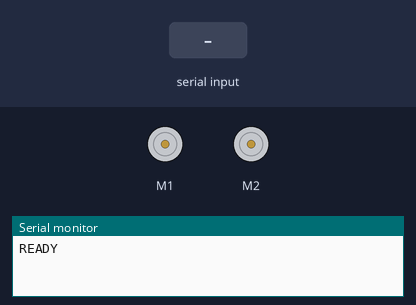
Bench run of a sketch on a simulated Arduino Uno, built with avr-gcc and run on an emulated ATmega328P. On the bench: 2 × DC motor (green arrow = forward, orange = backward, longer = faster), the last lines printed to the serial monitor. Inputs (shaded band) come from the test bench.

Above: at 1.2 s.
1.3 s: "PASSCODE_OK\n" received over Serial
2.8 s: "90,45\n" received over Serial
At 4.0 s:
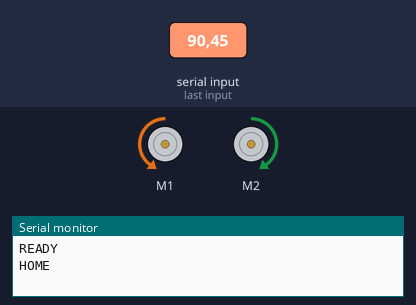
Timing chart, 0 to 5.8 s (numbered marks = the images above; inputs shaded):
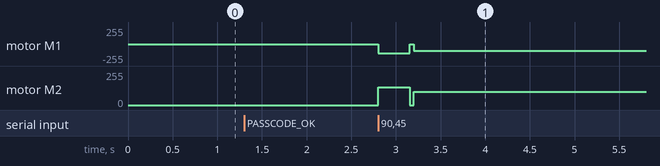

The sketch:

mbot.ino
```cpp
#include <MeMCore.h>

MeLineFollower lineFinder(PORT_2);
MeDCMotor leftMotor(M1);
MeDCMotor rightMotor(M2);

// ===== Motion tuning =====
#define BASE_SPEED        100
#define TURN_SPEED        140
#define TURN_TIME_90      850
#define NODE_DEBOUNCE     600
#define CENTER_SPEED      135
#define POST_TURN_DELAY   80

#define CLEAR_MIN_PUSH_MS    320
#define CLEAR_MAX_PUSH_MS    650
#define CLEAR_CONFIRM_MS      35
#define CLEAR_STOP_MS         40

#define PID_DT_MS 2

float Kp = 120;
float Kd = 20;
float lastError = 0;
#define MAX_CORRECTION 90

int currentX = 0;
int currentY = 0;
int heading   = 0; // 0=N,1=E,2=S,3=W

// Track what phase the bot is in
// 0 = idle at home
// 1 = went to pickup, waiting for delivery command
// 2 = went to delivery, waiting for passcode confirmation
int botPhase = 0;

unsigned long lastNodeTime = 0;

// ── Motors ──────────────────────────────────────────────
void setMotor(int left, int right) {
  leftMotor.run(-constrain(left,  -255, 255));
  rightMotor.run( constrain(right, -255, 255));
}
void stopMotors() { setMotor(0, 0); }

// ── PID ─────────────────────────────────────────────────
float sensorErrorFrom(int s) {
  if (s == 2) return  1;
  if (s == 1) return -1;
  return 0;
}

void pidStep(int baseSpeed) {
  int s = lineFinder.readSensors();
  float error = sensorErrorFrom(s);
  float dError = error - lastError;
  if (abs(dError) > 1.5) dError = 0;
  float correction = constrain(Kp * error + Kd * dError, -MAX_CORRECTION, MAX_CORRECTION);
  lastError = error;
  setMotor((int)(baseSpeed + correction), (int)(baseSpeed - correction));
}

// ── Clear node before turns ──────────────────────────────
void clearNodeBeforeTurn() {
  lastError = 0;
  unsigned long t0 = millis();
  setMotor(CENTER_SPEED, CENTER_SPEED);
  while (millis() - t0 < CLEAR_MIN_PUSH_MS) delay(PID_DT_MS);

  unsigned long offNodeStart = 0;
  t0 = millis();
  while (millis() - t0 < CLEAR_MAX_PUSH_MS) {
    int s = lineFinder.readSensors();
    if (s != 3) {
      if (offNodeStart == 0) offNodeStart = millis();
      if (millis() - offNodeStart >= CLEAR_CONFIRM_MS) break;
    } else {
      offNodeStart = 0;
    }
    setMotor(CENTER_SPEED, CENTER_SPEED);
    delay(PID_DT_MS);
  }
  stopMotors();
  delay(CLEAR_STOP_MS);
  lastError = 0;
}

void centerOverNode() {
  lastError = 0;
  unsigned long t = millis();
  while (millis() - t < 250) {
    if (lineFinder.readSensors() != 3) break;
    setMotor(CENTER_SPEED, CENTER_SPEED);
    delay(PID_DT_MS);
  }
  stopMotors();
  delay(60);
  lastError = 0;
}

// ── Turns ────────────────────────────────────────────────
void executeTurnRight() {
  leftMotor.run(-TURN_SPEED);
  rightMotor.run(-TURN_SPEED);
  delay(TURN_TIME_90);
  stopMotors();
  delay(POST_TURN_DELAY);
  lastError = 0;
}

void executeTurnLeft() {
  leftMotor.run(TURN_SPEED);
  rightMotor.run(TURN_SPEED);
  delay(TURN_TIME_90);
  stopMotors();
  delay(POST_TURN_DELAY);
  lastError = 0;
}

void turnTo(int targetHeading) {
  clearNodeBeforeTurn();
  int diff = (targetHeading - heading + 4) % 4;
  if      (diff == 1) executeTurnRight();
  else if (diff == 3) executeTurnLeft();
  else if (diff == 2) { executeTurnRight(); executeTurnRight(); }
  heading = targetHeading;
}

// ── Forward one node ─────────────────────────────────────
void updatePositionAfterNode() {
  if      (heading == 0) currentY++;
  else if (heading == 1) currentX++;
  else if (heading == 2) currentY--;
  else if (heading == 3) currentX--;
}

void moveForwardOneNode() {
  lastError = 0;
  unsigned long creepStart = millis();
  while (millis() - creepStart < 600) {
    if (lineFinder.readSensors() != 3) break;
    setMotor(CENTER_SPEED, CENTER_SPEED);
    delay(PID_DT_MS);
  }
  lastError = 0;

  while (true) {
    int s = lineFinder.readSensors();
    if (s == 3 && millis() - lastNodeTime > NODE_DEBOUNCE) {
      lastNodeTime = millis();
      stopMotors();
      break;
    }
    pidStep(BASE_SPEED);
    delay(PID_DT_MS);
  }

  updatePositionAfterNode();
  centerOverNode();
  stopMotors();
}

// ── Navigation ───────────────────────────────────────────
void goToLeg(int targetX, int targetY) {
  if (targetY > currentY) turnTo(0);
  else if (targetY < currentY) turnTo(2);
  while (currentY != targetY) moveForwardOneNode();

  if (targetX > currentX) turnTo(1);
  else if (targetX < currentX) turnTo(3);
  while (currentX != targetX) moveForwardOneNode();

  stopMotors();
  delay(120);
}

void goTo(int targetX, int targetY) {
  if (targetY != currentY && targetX != currentX) {
    goToLeg(currentX, targetY);
    goToLeg(targetX, targetY);
  } else {
    goToLeg(targetX, targetY);
  }
}

// ── Serial command handler ───────────────────────────────
void handleSerial(String input) {
  input.trim();
  if (input.length() == 0) return;

  // "PASSCODE_OK" — correct OTP entered on keypad, return to home
  if (input == "PASSCODE_OK") {
    goTo(0, 0);
    botPhase = 0;
    Serial.println("HOME");
    return;
  }

  // Coordinate command: "x,y"
  int commaIndex = input.indexOf(',');
  if (commaIndex == -1) return;

  int x = input.substring(0, commaIndex).toInt();
  int y = input.substring(commaIndex + 1).toInt();

  goTo(x, y);

  // Report arrival based on phase
  if (botPhase == 0) {
    botPhase = 1;
    Serial.println("ARRIVED");
  } else if (botPhase == 1) {
    botPhase = 2;
    Serial.println("ARRIVED_DELIVERY");
  } else if (botPhase == 2) {
    // return_home command received while at delivery
    botPhase = 0;
    Serial.println("HOME");
  }
}

void setup() {
  Serial.begin(115200);
  lastNodeTime = millis();
  Serial.println("READY");
}

void loop() {
  if (Serial.available()) {
    String input = Serial.readStringUntil('\n');
    handleSerial(input);
  }
}
```

Measured:
- after the input at 2.8 s, motor M1: stopped → backward 135/255 at once, → backward 100/255 0.36 s later; motor M2: stopped → forward 135/255 at once, → forward 100/255 0.36 s later
